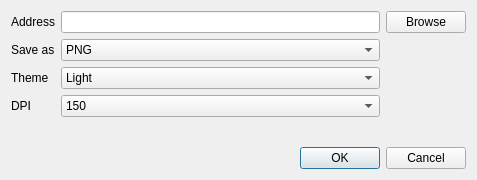
<?xml version="1.0" encoding="UTF-8"?>
<ui version="4.0">
 <class>SaveFileDialog</class>
 <widget class="QDialog" name="SaveFileDialog">
  <property name="geometry">
   <rect>
    <x>0</x>
    <y>0</y>
    <width>477</width>
    <height>180</height>
   </rect>
  </property>
  <property name="windowTitle">
   <string>Save Plot</string>
  </property>
  <layout class="QVBoxLayout" name="RootLayout">
   <item>
    <layout class="QGridLayout" name="FieldsLayout">
     <item row="0" column="0">
      <widget class="QLabel" name="PathLabel">
       <property name="text">
        <string>Address</string>
       </property>
      </widget>
     </item>
     <item row="0" column="1">
      <widget class="QLineEdit" name="PathLineEdit"/>
     </item>
     <item row="0" column="2">
      <widget class="QPushButton" name="BrowseBtn">
       <property name="text">
        <string>Browse</string>
       </property>
      </widget>
     </item>
     <item row="1" column="0">
      <widget class="QLabel" name="FormatLabel">
       <property name="text">
        <string>Save as</string>
       </property>
      </widget>
     </item>
     <item row="1" column="1">
      <widget class="QComboBox" name="FormatComboBox">
       <item>
        <property name="text">
         <string notr="true">PNG</string>
        </property>
       </item>
       <item>
        <property name="text">
         <string notr="true">JPG</string>
        </property>
       </item>
       <item>
        <property name="text">
         <string notr="true">SVG</string>
        </property>
       </item>
       <item>
        <property name="text">
         <string notr="true">CSV</string>
        </property>
       </item>
      </widget>
     </item>
     <item row="2" column="0">
      <widget class="QLabel" name="ThemeLabel">
       <property name="text">
        <string>Theme</string>
       </property>
      </widget>
     </item>
     <item row="2" column="1">
      <widget class="QComboBox" name="ThemeComboBox">
       <item>
        <property name="text">
         <string>Light</string>
        </property>
       </item>
       <item>
        <property name="text">
         <string>Dark</string>
        </property>
       </item>
      </widget>
     </item>
     <item row="3" column="0">
      <widget class="QLabel" name="DpiLabel">
       <property name="text">
        <string>DPI</string>
       </property>
      </widget>
     </item>
     <item row="3" column="1">
      <widget class="QComboBox" name="DpiComboBox">
       <property name="currentIndex">
        <number>2</number>
       </property>
       <item>
        <property name="text">
         <string notr="true">72</string>
        </property>
       </item>
       <item>
        <property name="text">
         <string notr="true">96</string>
        </property>
       </item>
       <item>
        <property name="text">
         <string notr="true">150</string>
        </property>
       </item>
       <item>
        <property name="text">
         <string notr="true">300</string>
        </property>
       </item>
       <item>
        <property name="text">
         <string notr="true">600</string>
        </property>
       </item>
      </widget>
     </item>
    </layout>
   </item>
   <item>
    <spacer name="VerticalSpacer">
     <property name="orientation">
      <enum>Qt::Vertical</enum>
     </property>
     <property name="sizeHint" stdset="0">
      <size>
       <width>20</width>
       <height>0</height>
      </size>
     </property>
    </spacer>
   </item>
   <item>
    <widget class="QDialogButtonBox" name="ButtonBox">
     <property name="orientation">
      <enum>Qt::Horizontal</enum>
     </property>
     <property name="standardButtons">
      <set>QDialogButtonBox::Cancel|QDialogButtonBox::Ok</set>
     </property>
    </widget>
   </item>
  </layout>
 </widget>
 <resources/>
 <connections/>
</ui>
